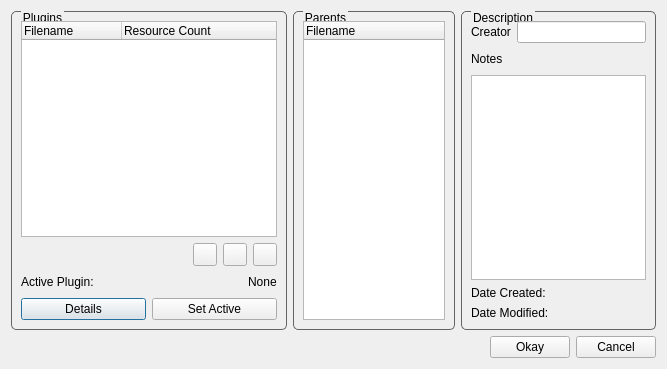
<?xml version="1.0" encoding="UTF-8"?>
<ui version="4.0">
 <class>ManagePluginsDialog</class>
 <widget class="QDialog" name="ManagePluginsDialog">
  <property name="geometry">
   <rect>
    <x>0</x>
    <y>0</y>
    <width>667</width>
    <height>369</height>
   </rect>
  </property>
  <property name="windowTitle">
   <string>Manage Plugins</string>
  </property>
  <property name="styleSheet">
   <string notr="true">QGroupBox {
border: 1px solid rgb(100,100,100);
border-radius: 5px;
margin-top: 2ex;
}

QGroupBox::title {
subcontrol-origin: margin;
left: 10px;
}
</string>
  </property>
  <layout class="QVBoxLayout" name="verticalLayout_4">
   <item>
    <layout class="QFormLayout" name="formLayout_2">
     <item row="0" column="0">
      <widget class="QGroupBox" name="groupBox">
       <property name="title">
        <string>Plugins</string>
       </property>
       <layout class="QVBoxLayout" name="verticalLayout">
        <item>
         <widget class="QTreeWidget" name="mPluginsTblW">
          <property name="autoExpandDelay">
           <number>-1</number>
          </property>
          <property name="indentation">
           <number>0</number>
          </property>
          <property name="rootIsDecorated">
           <bool>false</bool>
          </property>
          <property name="uniformRowHeights">
           <bool>true</bool>
          </property>
          <property name="itemsExpandable">
           <bool>true</bool>
          </property>
          <property name="allColumnsShowFocus">
           <bool>true</bool>
          </property>
          <attribute name="headerMinimumSectionSize">
           <number>20</number>
          </attribute>
          <attribute name="headerStretchLastSection">
           <bool>true</bool>
          </attribute>
          <column>
           <property name="text">
            <string>Filename</string>
           </property>
          </column>
          <column>
           <property name="text">
            <string>Resource Count</string>
           </property>
          </column>
         </widget>
        </item>
        <item>
         <layout class="QHBoxLayout" name="horizontalLayout_6">
          <item>
           <spacer name="horizontalSpacer_4">
            <property name="orientation">
             <enum>Qt::Horizontal</enum>
            </property>
            <property name="sizeHint" stdset="0">
             <size>
              <width>40</width>
              <height>20</height>
             </size>
            </property>
           </spacer>
          </item>
          <item>
           <widget class="QToolButton" name="mAddPluginBtn">
            <property name="text">
             <string/>
            </property>
            <property name="icon">
             <iconset resource="../toolkit.qrc">
              <normaloff>:/VecTB/icons/toolbars/New_Map.png</normaloff>
              <disabledoff>:/VecTB/icons/toolbars/New_Map_Disabled.png</disabledoff>:/VecTB/icons/toolbars/New_Map.png</iconset>
            </property>
           </widget>
          </item>
          <item>
           <widget class="QToolButton" name="mEditPluginBtn">
            <property name="text">
             <string/>
            </property>
            <property name="icon">
             <iconset resource="../toolkit.qrc">
              <normaloff>:/VecTB/icons/toolbars/Edit.png</normaloff>
              <disabledoff>:/VecTB/icons/toolbars/Edit_Disabled.png</disabledoff>:/VecTB/icons/toolbars/Edit.png</iconset>
            </property>
           </widget>
          </item>
          <item>
           <widget class="QToolButton" name="mDelPluginBtn">
            <property name="text">
             <string/>
            </property>
            <property name="icon">
             <iconset resource="../toolkit.qrc">
              <normaloff>:/VecTB/icons/toolbars/Delete.png</normaloff>
              <disabledoff>:/VecTB/icons/toolbars/Delete_Disabled.png</disabledoff>:/VecTB/icons/toolbars/Delete.png</iconset>
            </property>
           </widget>
          </item>
         </layout>
        </item>
        <item>
         <layout class="QHBoxLayout" name="horizontalLayout"/>
        </item>
        <item>
         <layout class="QHBoxLayout" name="horizontalLayout_5">
          <item>
           <widget class="QLabel" name="label_5">
            <property name="text">
             <string>Active Plugin:</string>
            </property>
           </widget>
          </item>
          <item>
           <spacer name="horizontalSpacer_3">
            <property name="orientation">
             <enum>Qt::Horizontal</enum>
            </property>
            <property name="sizeHint" stdset="0">
             <size>
              <width>40</width>
              <height>20</height>
             </size>
            </property>
           </spacer>
          </item>
          <item>
           <widget class="QLabel" name="mActivePluginLbl">
            <property name="text">
             <string>None</string>
            </property>
           </widget>
          </item>
         </layout>
        </item>
        <item>
         <layout class="QHBoxLayout" name="horizontalLayout_7">
          <item>
           <widget class="QPushButton" name="mDetailsBtn">
            <property name="text">
             <string>Details</string>
            </property>
           </widget>
          </item>
          <item>
           <widget class="QPushButton" name="mActiveBtn">
            <property name="text">
             <string>Set Active</string>
            </property>
           </widget>
          </item>
         </layout>
        </item>
       </layout>
      </widget>
     </item>
     <item row="0" column="1">
      <layout class="QHBoxLayout" name="horizontalLayout_4">
       <item>
        <widget class="QGroupBox" name="groupBox_2">
         <property name="title">
          <string>Parents</string>
         </property>
         <layout class="QVBoxLayout" name="verticalLayout_3">
          <item>
           <widget class="QTreeWidget" name="mParentsTW">
            <property name="sizePolicy">
             <sizepolicy hsizetype="Maximum" vsizetype="Expanding">
              <horstretch>0</horstretch>
              <verstretch>0</verstretch>
             </sizepolicy>
            </property>
            <property name="indentation">
             <number>0</number>
            </property>
            <property name="itemsExpandable">
             <bool>false</bool>
            </property>
            <column>
             <property name="text">
              <string>Filename</string>
             </property>
            </column>
           </widget>
          </item>
         </layout>
        </widget>
       </item>
       <item>
        <widget class="QGroupBox" name="groupBox_3">
         <property name="title">
          <string>Description</string>
         </property>
         <layout class="QVBoxLayout" name="verticalLayout_2">
          <item>
           <layout class="QFormLayout" name="formLayout">
            <item row="0" column="0">
             <widget class="QLabel" name="label">
              <property name="text">
               <string>Creator</string>
              </property>
             </widget>
            </item>
            <item row="0" column="1">
             <widget class="QLineEdit" name="mCreatorLE">
              <property name="readOnly">
               <bool>true</bool>
              </property>
             </widget>
            </item>
           </layout>
          </item>
          <item>
           <layout class="QHBoxLayout" name="horizontalLayout_3">
            <item>
             <widget class="QLabel" name="label_2">
              <property name="text">
               <string>Notes</string>
              </property>
             </widget>
            </item>
            <item>
             <spacer name="horizontalSpacer_2">
              <property name="orientation">
               <enum>Qt::Horizontal</enum>
              </property>
              <property name="sizeHint" stdset="0">
               <size>
                <width>40</width>
                <height>20</height>
               </size>
              </property>
             </spacer>
            </item>
           </layout>
          </item>
          <item>
           <widget class="QPlainTextEdit" name="mNotesTextEdit">
            <property name="minimumSize">
             <size>
              <width>175</width>
              <height>0</height>
             </size>
            </property>
            <property name="textInteractionFlags">
             <set>Qt::TextSelectableByKeyboard|Qt::TextSelectableByMouse</set>
            </property>
           </widget>
          </item>
          <item>
           <layout class="QFormLayout" name="formLayout_3">
            <item row="0" column="0">
             <widget class="QLabel" name="label_3">
              <property name="text">
               <string>Date Created:</string>
              </property>
             </widget>
            </item>
            <item row="0" column="1">
             <widget class="QLabel" name="mDateCreatedLbl">
              <property name="text">
               <string/>
              </property>
             </widget>
            </item>
            <item row="1" column="0">
             <widget class="QLabel" name="label_4">
              <property name="text">
               <string>Date Modified:</string>
              </property>
             </widget>
            </item>
            <item row="1" column="1">
             <widget class="QLabel" name="mDateModifiedLbl">
              <property name="text">
               <string/>
              </property>
             </widget>
            </item>
           </layout>
          </item>
         </layout>
        </widget>
       </item>
      </layout>
     </item>
    </layout>
   </item>
   <item>
    <layout class="QHBoxLayout" name="horizontalLayout_2">
     <item>
      <spacer name="horizontalSpacer">
       <property name="orientation">
        <enum>Qt::Horizontal</enum>
       </property>
       <property name="sizeHint" stdset="0">
        <size>
         <width>40</width>
         <height>20</height>
        </size>
       </property>
      </spacer>
     </item>
     <item>
      <widget class="QPushButton" name="mOkayBtn">
       <property name="text">
        <string>Okay</string>
       </property>
      </widget>
     </item>
     <item>
      <widget class="QPushButton" name="mCancelBtn">
       <property name="text">
        <string>Cancel</string>
       </property>
      </widget>
     </item>
    </layout>
   </item>
  </layout>
 </widget>
 <resources>
  <include location="../toolkit.qrc"/>
 </resources>
 <connections>
  <connection>
   <sender>mPluginsTblW</sender>
   <signal>itemSelectionChanged()</signal>
   <receiver>ManagePluginsDialog</receiver>
   <slot>onSelectionChange()</slot>
   <hints>
    <hint type="sourcelabel">
     <x>76</x>
     <y>211</y>
    </hint>
    <hint type="destinationlabel">
     <x>17</x>
     <y>301</y>
    </hint>
   </hints>
  </connection>
  <connection>
   <sender>mOkayBtn</sender>
   <signal>pressed()</signal>
   <receiver>ManagePluginsDialog</receiver>
   <slot>onOkay()</slot>
   <hints>
    <hint type="sourcelabel">
     <x>575</x>
     <y>358</y>
    </hint>
    <hint type="destinationlabel">
     <x>499</x>
     <y>331</y>
    </hint>
   </hints>
  </connection>
  <connection>
   <sender>mCancelBtn</sender>
   <signal>pressed()</signal>
   <receiver>ManagePluginsDialog</receiver>
   <slot>onCancel()</slot>
   <hints>
    <hint type="sourcelabel">
     <x>656</x>
     <y>358</y>
    </hint>
    <hint type="destinationlabel">
     <x>628</x>
     <y>294</y>
    </hint>
   </hints>
  </connection>
  <connection>
   <sender>mEditPluginBtn</sender>
   <signal>clicked()</signal>
   <receiver>ManagePluginsDialog</receiver>
   <slot>onEditPlugin()</slot>
   <hints>
    <hint type="sourcelabel">
     <x>237</x>
     <y>237</y>
    </hint>
    <hint type="destinationlabel">
     <x>252</x>
     <y>335</y>
    </hint>
   </hints>
  </connection>
  <connection>
   <sender>mDelPluginBtn</sender>
   <signal>clicked()</signal>
   <receiver>ManagePluginsDialog</receiver>
   <slot>onDeletePlugin()</slot>
   <hints>
    <hint type="sourcelabel">
     <x>269</x>
     <y>242</y>
    </hint>
    <hint type="destinationlabel">
     <x>381</x>
     <y>343</y>
    </hint>
   </hints>
  </connection>
  <connection>
   <sender>mActiveBtn</sender>
   <signal>pressed()</signal>
   <receiver>ManagePluginsDialog</receiver>
   <slot>onSetActive()</slot>
   <hints>
    <hint type="sourcelabel">
     <x>228</x>
     <y>306</y>
    </hint>
    <hint type="destinationlabel">
     <x>215</x>
     <y>343</y>
    </hint>
   </hints>
  </connection>
  <connection>
   <sender>mDetailsBtn</sender>
   <signal>pressed()</signal>
   <receiver>ManagePluginsDialog</receiver>
   <slot>onDetails()</slot>
   <hints>
    <hint type="sourcelabel">
     <x>106</x>
     <y>308</y>
    </hint>
    <hint type="destinationlabel">
     <x>31</x>
     <y>344</y>
    </hint>
   </hints>
  </connection>
  <connection>
   <sender>mAddPluginBtn</sender>
   <signal>clicked()</signal>
   <receiver>ManagePluginsDialog</receiver>
   <slot>onNewPlugin()</slot>
   <hints>
    <hint type="sourcelabel">
     <x>203</x>
     <y>242</y>
    </hint>
    <hint type="destinationlabel">
     <x>287</x>
     <y>358</y>
    </hint>
   </hints>
  </connection>
 </connections>
 <slots>
  <slot>onDetails()</slot>
  <slot>onSetActive()</slot>
  <slot>onSelectionChange()</slot>
  <slot>onNewPlugin()</slot>
  <slot>onOkay()</slot>
  <slot>onCancel()</slot>
  <slot>onEditPlugin()</slot>
  <slot>onDeletePlugin()</slot>
 </slots>
</ui>
